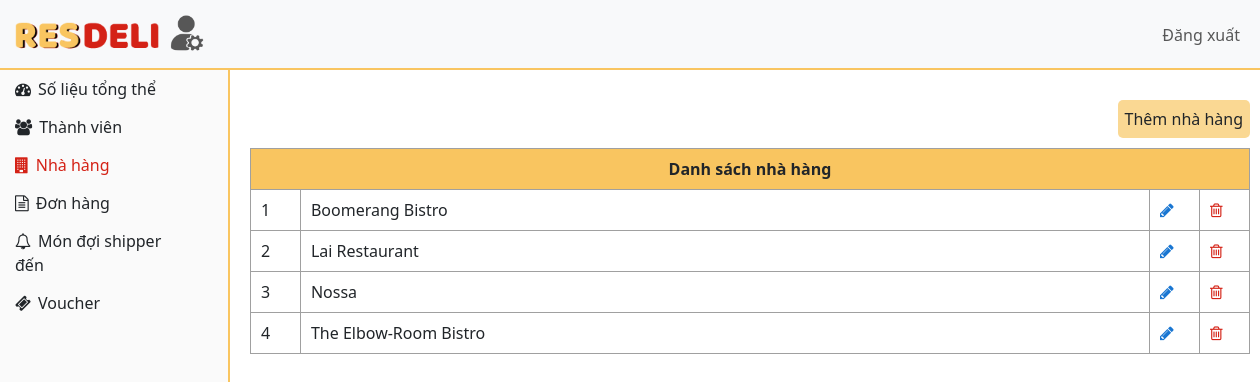
The page /admin/all_restaurants.php (signed in) on the database its author committed.
### tables this page shows
CREATE TABLE `restaurants` (
  `rs_id` int(11) NOT NULL,
  `username` varchar(222) NOT NULL,
  `password` varchar(222) NOT NULL,
  `res_name` varchar(222) NOT NULL,
  `email` varchar(222) NOT NULL,
  `phone` varchar(222) NOT NULL,
  `url` varchar(222) NOT NULL,
  `o_hr` varchar(222) NOT NULL,
  `c_hr` varchar(222) NOT NULL,
  `o_days` varchar(222) NOT NULL,
  `address` text NOT NULL,
  `image` text NOT NULL,
  `cre_date` datetime DEFAULT current_timestamp()
);

### admin/all_restaurants.php (the view, shortened to what this page needs)
<!DOCTYPE html>
<html lang="en">
<?php
include("../connection/connect.php");
if (empty($_SESSION["adm_id"])) {
    header('location:index.php');
} else {
?>
    <head>
        <link href="https://cdn.jsdelivr.net/npm/bootstrap@5.3.2/dist/css/bootstrap.min.css" rel="stylesheet">
        <link href="https://getbootstrap.com/docs/5.3/assets/css/docs.css" rel="stylesheet">
        <link rel="stylesheet" href="./css/style.css">
        <link rel="stylesheet" href="https://cdnjs.cloudflare.com/ajax/libs/font-awesome/4.7.0/css/font-awesome.min.css">
    </head>
    <body>
        <div class="header">
            <nav class="navbar n1 navbar-expand-lg bg-body-tertiary ">
                <div class="container-fluid">
                    <a class="navbar-brand" href="#">
                        <img src="../images/logo.png" alt="Logo" style="width:150px;" class="d-inline-block align-top">
                        <img src="./imgad/adminlogo.png" alt="Logo" style="width:40px;" class="d-inline-block align-top">
                    </a>
                    <div class="collapse navbar-collapse" id="navbarNavDropdown">
                        <ul class="navbar-nav ms-auto">
                            <li class="nav-item dropdown">
                                <a class="nav-link" href="logout.php" role="button">
                                    Đăng xuất
                                </a>
                            </li>
                        </ul>
                    </div>
                </div>
            </nav>
        </div>
        <div class="left-sidebar">
            <ul class="nav-side">
                <li><a class="nav-link" href="dashboard.php"><i style="padding-right: 7px;" class="fa fa-tachometer"></i>Số liệu tổng thể</a></li>
                <li><a class="nav-link" href="all_users.php"><i style="padding-right: 7px;" class="fa fa-users"></i>Thành viên</a></li>
                <li><a class="nav-link current" href="all_restaurants.php"><i style="padding-right: 7px;" class="fa fa-building"></i>Nhà hàng</a></li>
                <li><a class="nav-link" href="orders.php"><i style="padding-right: 7px;" class="fa fa-file-text-o"></i>Đơn hàng</a></li>
                <li><a class="nav-link" href="pre_order_check.php"><i style="padding-right: 7px;" class="fa fa-bell-o"></i>Món đợi shipper đến</a></li>
                <li><a class="nav-link" href="voucher.php"><i style="padding-right: 7px;" class="fa fa-ticket"></i>Voucher</a></li>
            </ul>
        </div>
        <div class="card">
            <div class="wrapper-btn">
                <a href="add_restaurants.php" class="card-btn">Thêm nhà hàng</a>
            </div>
            <table width=" 1000px">
                <tr>
                    <th style="background-color: #F9C560;" class="text-center" colspan="4">Danh sách nhà hàng</th>
                </tr>
                <?php
                $sql = "SELECT * FROM restaurants ORDER BY rs_id DESC";
                $query = mysqli_query($db, $sql);
                if (mysqli_num_rows($query) > 0) {
                    $count = 1;
                    while ($row = mysqli_fetch_array($query)) {
                        echo '<tr>';
                        echo '<td style="width: 5%;">' . $count . '</td>';
                        echo '<td style="width: 85%;">' . $row['res_name'] . '</td>';
                        echo '<td style="width: 5%;"<td><a href="update_restaurant.php?res_upd='. $row['rs_id'] .'" ><i class="fa fa-pencil" style="font-size:16px; color: #1976D2;"></i></a></td>';
                        echo '<td style="width: 5%;"<td><a href="delete_restaurant.php?res_del=' . $row['rs_id'] . '" ><i class="fa fa-trash-o" style="font-size:16px; color: #D42216;"></i></a></td>';
                        echo '</tr>';
                        $count++;
                    }
                } else {
                    echo '<tr><td colspan="4"><center>Chưa có nhà hàng nào</center></td></tr>';
                }
                ?>
            </table>
        </div>
    </body>
</html>
<?php } ?>

### admin/css/style.css (style rules this page uses)
* { box-sizing: border-box; outline: none; }
html, body { -webkit-text-size-adjust: 100%; }
ul, li { list-style: none; padding: 0; margin: 0; }
.navbar { position: fixed; display: flex; z-index: 99; top: 0; width: 100%; }
.n1::after { content: ''; display: block; width: 100%; height: 2px; background-color: #F9C560; position: absolute; bottom: 0; left: 0; }
.left-sidebar { position: absolute; width: 230px; height: 100%; top: 0; padding-top: 70px; background-color: #FAFAFA; border-right: #F9C560 2px solid; }
.left-sidebar li .nav-link { padding: 7px 35px 7px 15px; display: block; }
.nav-side a.current:link, .nav-side a.current:visited { color: #D42216; }
.card { position: absolute; display: flex; margin-left: 250px; top: 100px; border: none; }
.card-btn { margin-bottom: 10px; display: inline; float: right; padding-right: 10px; text-decoration: none; margin-left: 7px; background-color: #fad893; text-align: center; padding: 7px; border-radius: 5px; color: #212529; }
table { border: 1px solid; }
th, td { border: 1px solid rgb(160 160 160); padding: 8px 10px; }

### rows shown on the page
restaurants: res_name "Boomerang Bistro"
restaurants: res_name "Lai Restaurant"
restaurants: res_name "Nossa"
restaurants: res_name "The Elbow-Room Bistro"
